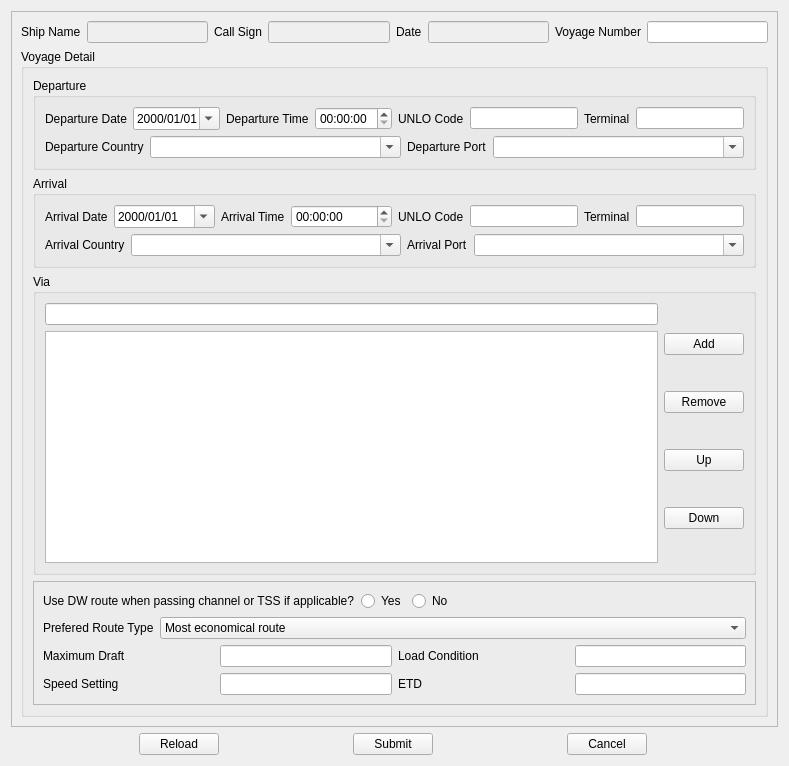
<?xml version="1.0" encoding="UTF-8"?>
<ui version="4.0">
 <class>Form</class>
 <widget class="QWidget" name="Form">
  <property name="windowModality">
   <enum>Qt::ApplicationModal</enum>
  </property>
  <property name="geometry">
   <rect>
    <x>0</x>
    <y>0</y>
    <width>789</width>
    <height>766</height>
   </rect>
  </property>
  <property name="windowTitle">
   <string>Request Route</string>
  </property>
  <property name="locale">
   <locale language="English" country="UnitedStates"/>
  </property>
  <layout class="QGridLayout" name="gridLayout_7">
   <item row="0" column="0">
    <widget class="QFrame" name="frame">
     <property name="frameShape">
      <enum>QFrame::StyledPanel</enum>
     </property>
     <property name="frameShadow">
      <enum>QFrame::Raised</enum>
     </property>
     <layout class="QGridLayout" name="gridLayout_6">
      <item row="0" column="0">
       <layout class="QHBoxLayout" name="horizontalLayout_3">
        <item>
         <widget class="QLabel" name="label_shipName">
          <property name="sizePolicy">
           <sizepolicy hsizetype="Fixed" vsizetype="Preferred">
            <horstretch>0</horstretch>
            <verstretch>0</verstretch>
           </sizepolicy>
          </property>
          <property name="text">
           <string>Ship Name</string>
          </property>
          <property name="buddy">
           <cstring>ship_name_edit</cstring>
          </property>
         </widget>
        </item>
        <item>
         <widget class="QLineEdit" name="ship_name_edit">
          <property name="enabled">
           <bool>false</bool>
          </property>
          <property name="sizePolicy">
           <sizepolicy hsizetype="Preferred" vsizetype="Fixed">
            <horstretch>0</horstretch>
            <verstretch>0</verstretch>
           </sizepolicy>
          </property>
         </widget>
        </item>
        <item>
         <widget class="QLabel" name="label_callSign">
          <property name="sizePolicy">
           <sizepolicy hsizetype="Fixed" vsizetype="Preferred">
            <horstretch>0</horstretch>
            <verstretch>0</verstretch>
           </sizepolicy>
          </property>
          <property name="text">
           <string>Call Sign</string>
          </property>
          <property name="buddy">
           <cstring>call_sign_edit</cstring>
          </property>
         </widget>
        </item>
        <item>
         <widget class="QLineEdit" name="call_sign_edit">
          <property name="enabled">
           <bool>false</bool>
          </property>
          <property name="sizePolicy">
           <sizepolicy hsizetype="Preferred" vsizetype="Fixed">
            <horstretch>0</horstretch>
            <verstretch>0</verstretch>
           </sizepolicy>
          </property>
         </widget>
        </item>
        <item>
         <widget class="QLabel" name="label_date">
          <property name="sizePolicy">
           <sizepolicy hsizetype="Fixed" vsizetype="Preferred">
            <horstretch>0</horstretch>
            <verstretch>0</verstretch>
           </sizepolicy>
          </property>
          <property name="text">
           <string>Date</string>
          </property>
          <property name="buddy">
           <cstring>date_edit</cstring>
          </property>
         </widget>
        </item>
        <item>
         <widget class="QLineEdit" name="date_edit">
          <property name="enabled">
           <bool>false</bool>
          </property>
          <property name="sizePolicy">
           <sizepolicy hsizetype="Preferred" vsizetype="Fixed">
            <horstretch>0</horstretch>
            <verstretch>0</verstretch>
           </sizepolicy>
          </property>
         </widget>
        </item>
        <item>
         <widget class="QLabel" name="label_voyageNumber">
          <property name="sizePolicy">
           <sizepolicy hsizetype="Fixed" vsizetype="Preferred">
            <horstretch>0</horstretch>
            <verstretch>0</verstretch>
           </sizepolicy>
          </property>
          <property name="text">
           <string>Voyage Number</string>
          </property>
          <property name="buddy">
           <cstring>voyage_number_edit</cstring>
          </property>
         </widget>
        </item>
        <item>
         <widget class="QLineEdit" name="voyage_number_edit">
          <property name="sizePolicy">
           <sizepolicy hsizetype="Preferred" vsizetype="Fixed">
            <horstretch>0</horstretch>
            <verstretch>0</verstretch>
           </sizepolicy>
          </property>
         </widget>
        </item>
       </layout>
      </item>
      <item row="1" column="0">
       <widget class="QGroupBox" name="groupBox">
        <property name="title">
         <string>Voyage Detail</string>
        </property>
        <layout class="QGridLayout" name="gridLayout_5">
         <item row="1" column="0">
          <widget class="QGroupBox" name="groupBox_3">
           <property name="title">
            <string>Arrival</string>
           </property>
           <layout class="QVBoxLayout" name="verticalLayout_5">
            <item>
             <layout class="QHBoxLayout" name="horizontalLayout_8">
              <item>
               <widget class="QLabel" name="label_8">
                <property name="sizePolicy">
                 <sizepolicy hsizetype="Fixed" vsizetype="Preferred">
                  <horstretch>0</horstretch>
                  <verstretch>0</verstretch>
                 </sizepolicy>
                </property>
                <property name="text">
                 <string>Arrival Date</string>
                </property>
                <property name="buddy">
                 <cstring>arrival_date_edit</cstring>
                </property>
               </widget>
              </item>
              <item>
               <widget class="QDateEdit" name="arrival_date_edit">
                <property name="sizePolicy">
                 <sizepolicy hsizetype="Preferred" vsizetype="Fixed">
                  <horstretch>0</horstretch>
                  <verstretch>0</verstretch>
                 </sizepolicy>
                </property>
                <property name="displayFormat">
                 <string>yyyy/MM/dd</string>
                </property>
                <property name="calendarPopup">
                 <bool>true</bool>
                </property>
               </widget>
              </item>
              <item>
               <widget class="QLabel" name="label_9">
                <property name="sizePolicy">
                 <sizepolicy hsizetype="Fixed" vsizetype="Preferred">
                  <horstretch>0</horstretch>
                  <verstretch>0</verstretch>
                 </sizepolicy>
                </property>
                <property name="text">
                 <string>Arrival Time</string>
                </property>
                <property name="buddy">
                 <cstring>arrival_time_edit</cstring>
                </property>
               </widget>
              </item>
              <item>
               <widget class="QTimeEdit" name="arrival_time_edit">
                <property name="sizePolicy">
                 <sizepolicy hsizetype="Preferred" vsizetype="Fixed">
                  <horstretch>0</horstretch>
                  <verstretch>0</verstretch>
                 </sizepolicy>
                </property>
                <property name="calendarPopup">
                 <bool>true</bool>
                </property>
               </widget>
              </item>
              <item>
               <widget class="QLabel" name="label_16">
                <property name="sizePolicy">
                 <sizepolicy hsizetype="Fixed" vsizetype="Preferred">
                  <horstretch>0</horstretch>
                  <verstretch>0</verstretch>
                 </sizepolicy>
                </property>
                <property name="text">
                 <string>UNLO Code</string>
                </property>
                <property name="buddy">
                 <cstring>arrival_unlo_edit</cstring>
                </property>
               </widget>
              </item>
              <item>
               <widget class="QLineEdit" name="arrival_unlo_edit">
                <property name="sizePolicy">
                 <sizepolicy hsizetype="Preferred" vsizetype="Fixed">
                  <horstretch>0</horstretch>
                  <verstretch>0</verstretch>
                 </sizepolicy>
                </property>
               </widget>
              </item>
              <item>
               <widget class="QLabel" name="label_17">
                <property name="sizePolicy">
                 <sizepolicy hsizetype="Fixed" vsizetype="Preferred">
                  <horstretch>0</horstretch>
                  <verstretch>0</verstretch>
                 </sizepolicy>
                </property>
                <property name="text">
                 <string>Terminal</string>
                </property>
                <property name="buddy">
                 <cstring>arrival_terminal</cstring>
                </property>
               </widget>
              </item>
              <item>
               <widget class="QLineEdit" name="arrival_terminal">
                <property name="sizePolicy">
                 <sizepolicy hsizetype="Preferred" vsizetype="Fixed">
                  <horstretch>0</horstretch>
                  <verstretch>0</verstretch>
                 </sizepolicy>
                </property>
               </widget>
              </item>
             </layout>
            </item>
            <item>
             <layout class="QHBoxLayout" name="horizontalLayout_9">
              <item>
               <widget class="QLabel" name="label_14">
                <property name="sizePolicy">
                 <sizepolicy hsizetype="Fixed" vsizetype="Preferred">
                  <horstretch>0</horstretch>
                  <verstretch>0</verstretch>
                 </sizepolicy>
                </property>
                <property name="text">
                 <string>Arrival Country</string>
                </property>
                <property name="buddy">
                 <cstring>arrival_country_combo</cstring>
                </property>
               </widget>
              </item>
              <item>
               <widget class="QComboBox" name="arrival_country_combo">
                <property name="editable">
                 <bool>true</bool>
                </property>
                <property name="insertPolicy">
                 <enum>QComboBox::InsertAlphabetically</enum>
                </property>
               </widget>
              </item>
              <item>
               <widget class="QLabel" name="label_15">
                <property name="sizePolicy">
                 <sizepolicy hsizetype="Fixed" vsizetype="Preferred">
                  <horstretch>0</horstretch>
                  <verstretch>0</verstretch>
                 </sizepolicy>
                </property>
                <property name="text">
                 <string>Arrival Port</string>
                </property>
                <property name="buddy">
                 <cstring>arrival_port_combo</cstring>
                </property>
               </widget>
              </item>
              <item>
               <widget class="QComboBox" name="arrival_port_combo">
                <property name="editable">
                 <bool>true</bool>
                </property>
                <property name="insertPolicy">
                 <enum>QComboBox::InsertAlphabetically</enum>
                </property>
               </widget>
              </item>
             </layout>
            </item>
           </layout>
          </widget>
         </item>
         <item row="2" column="0">
          <widget class="QGroupBox" name="groupBox_4">
           <property name="title">
            <string>Via</string>
           </property>
           <layout class="QGridLayout" name="gridLayout_4">
            <item row="0" column="0">
             <layout class="QVBoxLayout" name="verticalLayout">
              <item>
               <widget class="QLineEdit" name="via_name_edit">
                <property name="sizePolicy">
                 <sizepolicy hsizetype="Preferred" vsizetype="Fixed">
                  <horstretch>0</horstretch>
                  <verstretch>0</verstretch>
                 </sizepolicy>
                </property>
               </widget>
              </item>
              <item>
               <widget class="QListWidget" name="via_listWidget"/>
              </item>
             </layout>
            </item>
            <item row="0" column="1">
             <layout class="QVBoxLayout" name="verticalLayout_2">
              <item>
               <widget class="QPushButton" name="via_add_btn">
                <property name="sizePolicy">
                 <sizepolicy hsizetype="Fixed" vsizetype="Fixed">
                  <horstretch>0</horstretch>
                  <verstretch>0</verstretch>
                 </sizepolicy>
                </property>
                <property name="text">
                 <string>Add</string>
                </property>
               </widget>
              </item>
              <item>
               <widget class="QPushButton" name="via_remove_btn">
                <property name="sizePolicy">
                 <sizepolicy hsizetype="Fixed" vsizetype="Fixed">
                  <horstretch>0</horstretch>
                  <verstretch>0</verstretch>
                 </sizepolicy>
                </property>
                <property name="text">
                 <string>Remove</string>
                </property>
               </widget>
              </item>
              <item>
               <widget class="QPushButton" name="via_up_btn">
                <property name="sizePolicy">
                 <sizepolicy hsizetype="Fixed" vsizetype="Fixed">
                  <horstretch>0</horstretch>
                  <verstretch>0</verstretch>
                 </sizepolicy>
                </property>
                <property name="text">
                 <string>Up</string>
                </property>
               </widget>
              </item>
              <item>
               <widget class="QPushButton" name="via_down_btn">
                <property name="sizePolicy">
                 <sizepolicy hsizetype="Fixed" vsizetype="Fixed">
                  <horstretch>0</horstretch>
                  <verstretch>0</verstretch>
                 </sizepolicy>
                </property>
                <property name="text">
                 <string>Down</string>
                </property>
               </widget>
              </item>
             </layout>
            </item>
           </layout>
          </widget>
         </item>
         <item row="3" column="0">
          <widget class="QFrame" name="frame_2">
           <property name="frameShape">
            <enum>QFrame::StyledPanel</enum>
           </property>
           <property name="frameShadow">
            <enum>QFrame::Raised</enum>
           </property>
           <layout class="QVBoxLayout" name="verticalLayout_3">
            <item>
             <layout class="QHBoxLayout" name="horizontalLayout_4">
              <item>
               <widget class="QLabel" name="label_question">
                <property name="sizePolicy">
                 <sizepolicy hsizetype="Fixed" vsizetype="Preferred">
                  <horstretch>0</horstretch>
                  <verstretch>0</verstretch>
                 </sizepolicy>
                </property>
                <property name="text">
                 <string>Use DW route when passing channel or TSS if applicable?</string>
                </property>
               </widget>
              </item>
              <item>
               <widget class="QRadioButton" name="use_dw_route_yes_radio">
                <property name="sizePolicy">
                 <sizepolicy hsizetype="Fixed" vsizetype="Preferred">
                  <horstretch>0</horstretch>
                  <verstretch>0</verstretch>
                 </sizepolicy>
                </property>
                <property name="text">
                 <string>Yes</string>
                </property>
               </widget>
              </item>
              <item>
               <widget class="QRadioButton" name="use_dw_route_no_radio">
                <property name="sizePolicy">
                 <sizepolicy hsizetype="Preferred" vsizetype="Preferred">
                  <horstretch>0</horstretch>
                  <verstretch>0</verstretch>
                 </sizepolicy>
                </property>
                <property name="text">
                 <string>No</string>
                </property>
               </widget>
              </item>
             </layout>
            </item>
            <item>
             <layout class="QHBoxLayout" name="horizontalLayout">
              <item>
               <widget class="QLabel" name="label">
                <property name="sizePolicy">
                 <sizepolicy hsizetype="Fixed" vsizetype="Preferred">
                  <horstretch>0</horstretch>
                  <verstretch>0</verstretch>
                 </sizepolicy>
                </property>
                <property name="text">
                 <string>Prefered Route Type</string>
                </property>
                <property name="buddy">
                 <cstring>prefer_route_type_combo</cstring>
                </property>
               </widget>
              </item>
              <item>
               <widget class="QComboBox" name="prefer_route_type_combo">
                <property name="sizePolicy">
                 <sizepolicy hsizetype="Preferred" vsizetype="Fixed">
                  <horstretch>0</horstretch>
                  <verstretch>0</verstretch>
                 </sizepolicy>
                </property>
                <item>
                 <property name="text">
                  <string>Most economical route</string>
                 </property>
                </item>
                <item>
                 <property name="text">
                  <string>Most frequently ued route</string>
                 </property>
                </item>
                <item>
                 <property name="text">
                  <string>Most recently used route</string>
                 </property>
                </item>
                <item>
                 <property name="text">
                  <string>Anti piracy route</string>
                 </property>
                </item>
               </widget>
              </item>
             </layout>
            </item>
            <item>
             <layout class="QHBoxLayout" name="horizontalLayout_5">
              <item>
               <widget class="QLabel" name="label_maxDraft">
                <property name="text">
                 <string>Maximum Draft</string>
                </property>
                <property name="buddy">
                 <cstring>maximum_draft_edit</cstring>
                </property>
               </widget>
              </item>
              <item>
               <widget class="QLineEdit" name="maximum_draft_edit">
                <property name="sizePolicy">
                 <sizepolicy hsizetype="Preferred" vsizetype="Fixed">
                  <horstretch>0</horstretch>
                  <verstretch>0</verstretch>
                 </sizepolicy>
                </property>
               </widget>
              </item>
              <item>
               <widget class="QLabel" name="label_loadCondition">
                <property name="text">
                 <string>Load Condition</string>
                </property>
                <property name="buddy">
                 <cstring>load_condition_edit</cstring>
                </property>
               </widget>
              </item>
              <item>
               <widget class="QLineEdit" name="load_condition_edit">
                <property name="sizePolicy">
                 <sizepolicy hsizetype="Preferred" vsizetype="Fixed">
                  <horstretch>0</horstretch>
                  <verstretch>0</verstretch>
                 </sizepolicy>
                </property>
               </widget>
              </item>
             </layout>
            </item>
            <item>
             <layout class="QHBoxLayout" name="horizontalLayout_11">
              <item>
               <widget class="QLabel" name="label_speedSetting">
                <property name="text">
                 <string>Speed Setting</string>
                </property>
                <property name="buddy">
                 <cstring>speed_setting_edit</cstring>
                </property>
               </widget>
              </item>
              <item>
               <widget class="QLineEdit" name="speed_setting_edit">
                <property name="sizePolicy">
                 <sizepolicy hsizetype="Preferred" vsizetype="Fixed">
                  <horstretch>0</horstretch>
                  <verstretch>0</verstretch>
                 </sizepolicy>
                </property>
               </widget>
              </item>
              <item>
               <widget class="QLabel" name="label_etd">
                <property name="sizePolicy">
                 <sizepolicy hsizetype="Preferred" vsizetype="Preferred">
                  <horstretch>0</horstretch>
                  <verstretch>0</verstretch>
                 </sizepolicy>
                </property>
                <property name="text">
                 <string>ETD           </string>
                </property>
                <property name="buddy">
                 <cstring>etd_edit</cstring>
                </property>
               </widget>
              </item>
              <item>
               <widget class="QLineEdit" name="etd_edit">
                <property name="sizePolicy">
                 <sizepolicy hsizetype="Preferred" vsizetype="Fixed">
                  <horstretch>0</horstretch>
                  <verstretch>0</verstretch>
                 </sizepolicy>
                </property>
               </widget>
              </item>
             </layout>
            </item>
           </layout>
          </widget>
         </item>
         <item row="0" column="0">
          <widget class="QGroupBox" name="groupBox_2">
           <property name="title">
            <string>Departure</string>
           </property>
           <layout class="QVBoxLayout" name="verticalLayout_4">
            <item>
             <layout class="QHBoxLayout" name="horizontalLayout_6">
              <item>
               <widget class="QLabel" name="label_6">
                <property name="sizePolicy">
                 <sizepolicy hsizetype="Fixed" vsizetype="Preferred">
                  <horstretch>0</horstretch>
                  <verstretch>0</verstretch>
                 </sizepolicy>
                </property>
                <property name="text">
                 <string>Departure Date</string>
                </property>
                <property name="buddy">
                 <cstring>depart_date_edit</cstring>
                </property>
               </widget>
              </item>
              <item>
               <widget class="QDateEdit" name="depart_date_edit">
                <property name="sizePolicy">
                 <sizepolicy hsizetype="Preferred" vsizetype="Fixed">
                  <horstretch>0</horstretch>
                  <verstretch>0</verstretch>
                 </sizepolicy>
                </property>
                <property name="displayFormat">
                 <string>yyyy/MM/dd</string>
                </property>
                <property name="calendarPopup">
                 <bool>true</bool>
                </property>
               </widget>
              </item>
              <item>
               <widget class="QLabel" name="label_7">
                <property name="sizePolicy">
                 <sizepolicy hsizetype="Fixed" vsizetype="Preferred">
                  <horstretch>0</horstretch>
                  <verstretch>0</verstretch>
                 </sizepolicy>
                </property>
                <property name="text">
                 <string>Departure Time</string>
                </property>
                <property name="buddy">
                 <cstring>departure_time_edit</cstring>
                </property>
               </widget>
              </item>
              <item>
               <widget class="QTimeEdit" name="departure_time_edit">
                <property name="sizePolicy">
                 <sizepolicy hsizetype="Preferred" vsizetype="Fixed">
                  <horstretch>0</horstretch>
                  <verstretch>0</verstretch>
                 </sizepolicy>
                </property>
                <property name="calendarPopup">
                 <bool>true</bool>
                </property>
               </widget>
              </item>
              <item>
               <widget class="QLabel" name="label_12">
                <property name="sizePolicy">
                 <sizepolicy hsizetype="Fixed" vsizetype="Preferred">
                  <horstretch>0</horstretch>
                  <verstretch>0</verstretch>
                 </sizepolicy>
                </property>
                <property name="text">
                 <string>UNLO Code</string>
                </property>
                <property name="buddy">
                 <cstring>departure_unlo_edit</cstring>
                </property>
               </widget>
              </item>
              <item>
               <widget class="QLineEdit" name="departure_unlo_edit">
                <property name="sizePolicy">
                 <sizepolicy hsizetype="Preferred" vsizetype="Fixed">
                  <horstretch>0</horstretch>
                  <verstretch>0</verstretch>
                 </sizepolicy>
                </property>
               </widget>
              </item>
              <item>
               <widget class="QLabel" name="label_13">
                <property name="sizePolicy">
                 <sizepolicy hsizetype="Fixed" vsizetype="Preferred">
                  <horstretch>0</horstretch>
                  <verstretch>0</verstretch>
                 </sizepolicy>
                </property>
                <property name="text">
                 <string>Terminal</string>
                </property>
                <property name="buddy">
                 <cstring>depature_terminal</cstring>
                </property>
               </widget>
              </item>
              <item>
               <widget class="QLineEdit" name="depature_terminal">
                <property name="sizePolicy">
                 <sizepolicy hsizetype="Preferred" vsizetype="Fixed">
                  <horstretch>0</horstretch>
                  <verstretch>0</verstretch>
                 </sizepolicy>
                </property>
               </widget>
              </item>
             </layout>
            </item>
            <item>
             <layout class="QHBoxLayout" name="horizontalLayout_7">
              <item>
               <widget class="QLabel" name="label_10">
                <property name="sizePolicy">
                 <sizepolicy hsizetype="Fixed" vsizetype="Preferred">
                  <horstretch>0</horstretch>
                  <verstretch>0</verstretch>
                 </sizepolicy>
                </property>
                <property name="text">
                 <string>Departure Country</string>
                </property>
                <property name="buddy">
                 <cstring>departure_country_combo</cstring>
                </property>
               </widget>
              </item>
              <item>
               <widget class="QComboBox" name="departure_country_combo">
                <property name="editable">
                 <bool>true</bool>
                </property>
                <property name="maxVisibleItems">
                 <number>15</number>
                </property>
                <property name="insertPolicy">
                 <enum>QComboBox::InsertAlphabetically</enum>
                </property>
               </widget>
              </item>
              <item>
               <widget class="QLabel" name="label_11">
                <property name="sizePolicy">
                 <sizepolicy hsizetype="Fixed" vsizetype="Preferred">
                  <horstretch>0</horstretch>
                  <verstretch>0</verstretch>
                 </sizepolicy>
                </property>
                <property name="text">
                 <string>Departure Port</string>
                </property>
                <property name="buddy">
                 <cstring>departure_port_combo</cstring>
                </property>
               </widget>
              </item>
              <item>
               <widget class="QComboBox" name="departure_port_combo">
                <property name="sizePolicy">
                 <sizepolicy hsizetype="Preferred" vsizetype="Fixed">
                  <horstretch>0</horstretch>
                  <verstretch>0</verstretch>
                 </sizepolicy>
                </property>
                <property name="editable">
                 <bool>true</bool>
                </property>
                <property name="insertPolicy">
                 <enum>QComboBox::InsertAlphabetically</enum>
                </property>
               </widget>
              </item>
             </layout>
            </item>
           </layout>
          </widget>
         </item>
        </layout>
       </widget>
      </item>
     </layout>
    </widget>
   </item>
   <item row="1" column="0">
    <layout class="QHBoxLayout" name="horizontalLayout_2">
     <item>
      <widget class="QPushButton" name="reload_btn">
       <property name="sizePolicy">
        <sizepolicy hsizetype="Fixed" vsizetype="Fixed">
         <horstretch>0</horstretch>
         <verstretch>0</verstretch>
        </sizepolicy>
       </property>
       <property name="text">
        <string>Reload</string>
       </property>
      </widget>
     </item>
     <item>
      <widget class="QPushButton" name="submit_btn">
       <property name="sizePolicy">
        <sizepolicy hsizetype="Fixed" vsizetype="Fixed">
         <horstretch>0</horstretch>
         <verstretch>0</verstretch>
        </sizepolicy>
       </property>
       <property name="text">
        <string>Submit</string>
       </property>
      </widget>
     </item>
     <item>
      <widget class="QPushButton" name="cancel_btn">
       <property name="sizePolicy">
        <sizepolicy hsizetype="Fixed" vsizetype="Fixed">
         <horstretch>0</horstretch>
         <verstretch>0</verstretch>
        </sizepolicy>
       </property>
       <property name="text">
        <string>Cancel</string>
       </property>
      </widget>
     </item>
    </layout>
   </item>
  </layout>
 </widget>
 <tabstops>
  <tabstop>ship_name_edit</tabstop>
  <tabstop>call_sign_edit</tabstop>
  <tabstop>date_edit</tabstop>
  <tabstop>voyage_number_edit</tabstop>
  <tabstop>depart_date_edit</tabstop>
  <tabstop>departure_time_edit</tabstop>
  <tabstop>depature_terminal</tabstop>
  <tabstop>departure_country_combo</tabstop>
  <tabstop>departure_port_combo</tabstop>
  <tabstop>arrival_date_edit</tabstop>
  <tabstop>arrival_time_edit</tabstop>
  <tabstop>arrival_unlo_edit</tabstop>
  <tabstop>arrival_terminal</tabstop>
  <tabstop>arrival_country_combo</tabstop>
  <tabstop>arrival_port_combo</tabstop>
  <tabstop>via_name_edit</tabstop>
  <tabstop>via_add_btn</tabstop>
  <tabstop>via_remove_btn</tabstop>
  <tabstop>via_up_btn</tabstop>
  <tabstop>via_down_btn</tabstop>
  <tabstop>use_dw_route_yes_radio</tabstop>
  <tabstop>use_dw_route_no_radio</tabstop>
  <tabstop>prefer_route_type_combo</tabstop>
  <tabstop>maximum_draft_edit</tabstop>
  <tabstop>load_condition_edit</tabstop>
  <tabstop>speed_setting_edit</tabstop>
  <tabstop>etd_edit</tabstop>
  <tabstop>reload_btn</tabstop>
  <tabstop>submit_btn</tabstop>
  <tabstop>cancel_btn</tabstop>
 </tabstops>
 <resources/>
 <connections/>
</ui>
